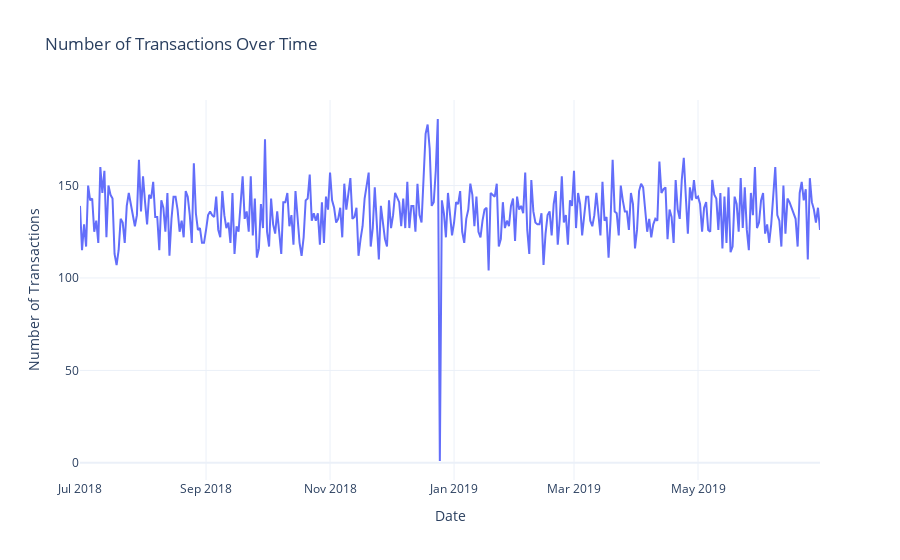

This figure's notebook cell:
### Code cell
# Create a sequence of dates
dates = pd.date_range(start='2018-07-01', end='2019-06-30', freq='D')
# Create a DataFrame with these dates
date_df = pd.DataFrame({'DATE': dates})
print(date_df)
# Merge date_df with your original DataFrame on the 'date' column
merged_df = pd.merge(date_df,new_df, on='DATE', how='left')
# Count the number of transactions for each date
transaction_counts = merged_df.groupby('DATE').size()
# Create a Plotly trace
trace = go.Scatter(x=transaction_counts.index, y=transaction_counts.values, mode='lines', name='Number of Transactions')

# Create layout
layout = go.Layout(title='Number of Transactions Over Time', xaxis=dict(title='Date'), yaxis=dict(title='Number of Transactions'))

# Create Figure object
fig = go.Figure(data=[trace], layout=layout)

# Show the plot
fig.show()

### Figure 1 — Plotly figure (JSON) as saved in the notebook; plotly's stock layout.template omitted (floating-point values rounded to 4 significant figures; data arrays with more than 128 entries replaced by an {"elided": "..."} marker saying what was removed)
{"data": [{"mode": "lines", "name": "Number of Transactions", "type": "scatter", "x": {"elided": "365 str values"}, "y": {"elided": "365 int values"}}], "layout": {"title": {"text": "Number of Transactions Over Time"}, "xaxis": {"title": {"text": "Date"}}, "yaxis": {"title": {"text": "Number of Transactions"}}}}
